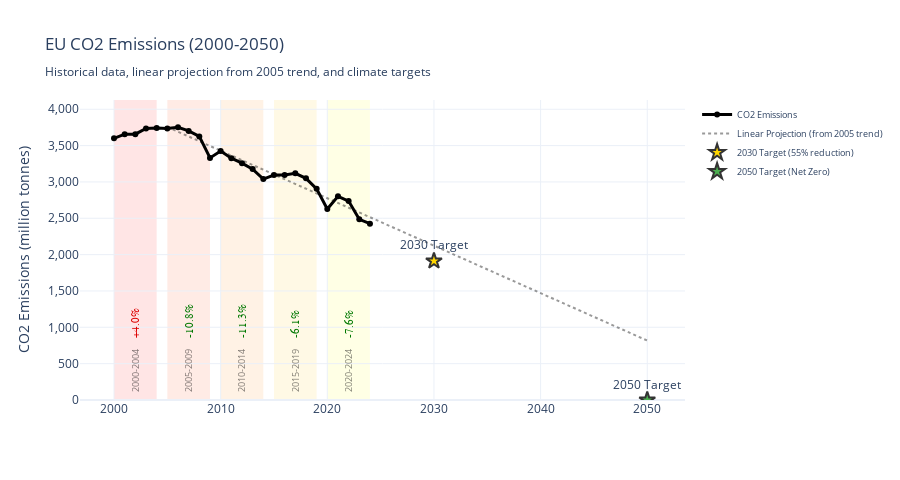

The notebook cell saved with this chart:
### Code cell
import plotly.express as px
import plotly.graph_objects as go
from sklearn.linear_model import LinearRegression

# Create time period groups
def assign_period(year):
    if 2000 <= year <= 2004:
        return "2000-2004"
    elif 2005 <= year <= 2009:
        return "2005-2009"
    elif 2010 <= year <= 2014:
        return "2010-2014"
    elif 2015 <= year <= 2019:
        return "2015-2019"
    elif 2020 <= year <= 2024:
        return "2020-2024"

data['period'] = data['year'].apply(assign_period)

# Calculate average CO2 emissions for each period and percentage changes
period_stats = data.groupby('period')['co2'].agg(['mean', 'min', 'max']).reset_index()
period_stats['start_year'] = period_stats['period'].str[:4].astype(int)
period_stats = period_stats.sort_values('start_year')

# Calculate percentage change from first year to last year in each period
period_changes = []
for period_name in period_stats['period']:
    period_data = data[data['period'] == period_name].sort_values('year')
    first_value = period_data.iloc[0]['co2']
    last_value = period_data.iloc[-1]['co2']
    pct_change = ((last_value - first_value) / first_value) * 100
    period_changes.append(pct_change)

period_stats['pct_change'] = period_changes

# Create linear projection based on data from 2005 onwards
data_2005_onwards = data[data['year'] >= 2005].copy()
X = data_2005_onwards[['year']].values
y = data_2005_onwards['co2'].values

model = LinearRegression()
model.fit(X, y)

# Create projection years from 2005 to 2050 (extended back to 2005)
projection_years = list(range(2005, 2051))
projection_X = np.array(projection_years).reshape(-1, 1)
projection_y = model.predict(projection_X)

# EU targets (approximate values - adjust as needed)
# 2030 target: 55% reduction from 1990 levels
# 2050 target: net zero (100% reduction)
# 1990 EU emissions were approximately 4,250 million tonnes
target_2030 = 4250 * 0.45  # 55% reduction from 1990
target_2050 = 0  # 100% reduction (net zero)

# Create line chart with period highlighting
fig = go.Figure()

# Add the main line
fig.add_trace(go.Scatter(
    x=data['year'],
    y=data['co2'],
    mode='lines+markers',
    name='CO2 Emissions',
    line=dict(color='#000000', width=3),
    marker=dict(size=6),
    hovertemplate='<b>Year:</b> %{x}<br><b>CO2:</b> %{y:,.2f} million tonnes<extra></extra>'
))

# Add projection line (dotted) - now starting from 2005
fig.add_trace(go.Scatter(
    x=projection_years,
    y=projection_y,
    mode='lines',
    name='Linear Projection (from 2005 trend)',
    line=dict(color='rgba(0, 0, 0, 0.4)', width=2, dash='dot'),
    hovertemplate='<b>Year:</b> %{x}<br><b>Projected CO2:</b> %{y:,.2f} million tonnes<extra></extra>'
))

# Add 2030 target point
fig.add_trace(go.Scatter(
    x=[2030],
    y=[target_2030],
    mode='markers+text',
    name='2030 Target (55% reduction)',
    marker=dict(size=12, color='#FFD700', symbol='star', line=dict(color='#333', width=2)),
    text=['2030 Target'],
    textposition='top center',
    hovertemplate='<b>2030 Target</b><br>55% reduction from 1990<br><b>CO2:</b> %{y:,.2f} million tonnes<extra></extra>'
))

# Add 2050 target point
fig.add_trace(go.Scatter(
    x=[2050],
    y=[target_2050],
    mode='markers+text',
    name='2050 Target (Net Zero)',
    marker=dict(size=12, color='#4CAF50', symbol='star', line=dict(color='#333', width=2)),
    text=['2050 Target'],
    textposition='top center',
    hovertemplate='<b>2050 Target</b><br>Net Zero (100% reduction)<br><b>CO2:</b> %{y:,.2f} million tonnes<extra></extra>'
))

# Add colored background for each period with centered vertical labels and percentage changes
# Colors transition from red to yellow with 0.1 opacity
periods = data.groupby('period')['year'].agg(['min', 'max'])
colors = [
    'rgba(255, 0, 0, 0.1)',      # Red
    'rgba(255, 64, 0, 0.1)',     # Red-Orange
    'rgba(255, 128, 0, 0.1)',    # Orange
    'rgba(255, 192, 0, 0.1)',    # Orange-Yellow
    'rgba(255, 255, 0, 0.1)'     # Yellow
]

for i, (period, row) in enumerate(periods.iterrows()):
    # Add the colored rectangle
    fig.add_vrect(
        x0=row['min'], x1=row['max'],
        fillcolor=colors[i % len(colors)],
        layer="below", line_width=0
    )
    
    # Get percentage change for this period
    pct_change = period_stats[period_stats['period'] == period]['pct_change'].values[0]
    
    # Add centered vertical text annotation for period name
    mid_x = (row['min'] + row['max']) / 2
    fig.add_annotation(
        x=mid_x,
        y=0.02,
        yref="paper",
        text=period,
        showarrow=False,
        textangle=-90,
        font=dict(size=9, color='rgba(0,0,0,0.5)'),
        xanchor='center',
        yanchor='bottom'
    )
    
    # Add percentage change annotation - positioned higher for better separation
    sign = '+' if pct_change >= 0 else ''
    color = 'rgba(220,0,0,1)' if pct_change > 0 else 'rgba(0,120,0,1)'
    fig.add_annotation(
        x=mid_x,
        y=0.20,
        yref="paper",
        text=f"{sign}{pct_change:.1f}%",
        showarrow=False,
        textangle=-90,
        font=dict(size=11, color=color, family='Arial Black'),
        xanchor='center',
        yanchor='bottom'
    )

fig.update_layout(
    title='EU CO2 Emissions (2000-2050)<br><sub>Historical data, linear projection from 2005 trend, and climate targets</sub>',
    xaxis_title='',
    yaxis_title='CO2 Emissions (million tonnes)',
    yaxis=dict(
        range=[0, data['co2'].max() * 1.1],
        separatethousands=True
    ),
    hovermode='x unified',
    template='plotly_white',
    height=480,
    showlegend=True,
    legend=dict(
        orientation="v",
        yanchor="top",
        y=1,
        xanchor="left",
        x=1.02,
        font=dict(size=9)
    )
)

fig.show()

# Print projection info
print(f"\nLinear model from 2005 trend:")
print(f"Slope: {model.coef_[0]:,.2f} million tonnes/year")
print(f"Projected 2030: {model.predict([[2030]])[0]:,.2f} million tonnes")
print(f"Projected 2050: {model.predict([[2050]])[0]:,.2f} million tonnes")
print(f"\nEU Targets:")
print(f"2030 Target (55% from 1990): {target_2030:,.2f} million tonnes")
print(f"2050 Target (Net Zero): {target_2050:,.2f} million tonnes")

print(f"\nPeriod Changes:")
for _, row in period_stats.iterrows():
    sign = '+' if row['pct_change'] >= 0 else ''
    print(f"{row['period']}: {sign}{row['pct_change']:.1f}%")

### Figure 1 — Plotly figure (JSON) as saved in the notebook; plotly's stock layout.template omitted (floating-point values rounded to 4 significant figures)
{"data": [{"hovertemplate": "<b>Year:</b> %{x}<br><b>CO2:</b> %{y:,.2f} million tonnes<extra></extra>", "line": {"color": "#000000", "width": 3}, "marker": {"size": 6}, "mode": "lines+markers", "name": "CO2 Emissions", "type": "scatter", "x": [2000, 2001, 2002, 2003, 2004, 2005, 2006, 2007, 2008, 2009, 2010, 2011, 2012, 2013, 2014, 2015, 2016, 2017, 2018, 2019, 2020, 2021, 2022, 2023, 2024], "y": [3600.0, 3657.0, 3657.0, 3736.0, 3743.0, 3735.0, 3752.0, 3702.0, 3626.0, 3331.0, 3424.0, 3327.0, 3259.0, 3177.0, 3039.0, 3095.0, 3095.0, 3118.0, 3049.0, 2905.0, 2627.0, 2801.0, 2737.0, 2485.0, 2426.0]}, {"hovertemplate": "<b>Year:</b> %{x}<br><b>Projected CO2:</b> %{y:,.2f} million tonnes<extra></extra>", "line": {"color": "rgba(0, 0, 0, 0.4)", "dash": "dot", "width": 2}, "mode": "lines", "name": "Linear Projection (from 2005 trend)", "type": "scatter", "x": [2005, 2006, 2007, 2008, 2009, 2010, 2011, 2012, 2013, 2014, 2015, 2016, 2017, 2018, 2019, 2020, 2021, 2022, 2023, 2024, 2025, 2026, 2027, 2028, 2029, 2030, 2031, 2032, 2033, 2034, 2035, 2036, 2037, 2038, 2039, 2040, 2041, 2042, 2043, 2044, 2045, 2046, 2047, 2048, 2049, 2050], "y": [3756.0, 3690.0, 3625.0, 3560.0, 3495.0, 3429.0, 3364.0, 3299.0, 3233.0, 3168.0, 3103.0, 3038.0, 2972.0, 2907.0, 2842.0, 2776.0, 2711.0, 2646.0, 2580.0, 2515.0, 2450.0, 2385.0, 2319.0, 2254.0, 2189.0, 2123.0, 2058.0, 1993.0, 1928.0, 1862.0, 1797.0, 1732.0, 1666.0, 1601.0, 1536.0, 1470.0, 1405.0, 1340.0, 1275.0, 1209.0, 1144.0, 1079.0, 1013.0, 948.1, 882.8, 817.5]}, {"hovertemplate": "<b>2030 Target</b><br>55% reduction from 1990<br><b>CO2:</b> %{y:,.2f} million tonnes<extra></extra>", "marker": {"color": "#FFD700", "line": {"color": "#333", "width": 2}, "size": 12, "symbol": "star"}, "mode": "markers+text", "name": "2030 Target (55% reduction)", "text": ["2030 Target"], "textposition": "top center", "type": "scatter", "x": [2030], "y": [1912.0]}, {"hovertemplate": "<b>2050 Target</b><br>Net Zero (100% reduction)<br><b>CO2:</b> %{y:,.2f} million tonnes<extra></extra>", "marker": {"color": "#4CAF50", "line": {"color": "#333", "width": 2}, "size": 12, "symbol": "star"}, "mode": "markers+text", "name": "2050 Target (Net Zero)", "text": ["2050 Target"], "textposition": "top center", "type": "scatter", "x": [2050], "y": [0]}], "layout": {"annotations": [{"font": {"color": "rgba(0,0,0,0.5)", "size": 9}, "showarrow": false, "text": "2000-2004", "textangle": -90, "x": 2002, "xanchor": "center", "y": 0.02, "yanchor": "bottom", "yref": "paper"}, {"font": {"color": "rgba(220,0,0,1)", "family": "Arial Black", "size": 11}, "showarrow": false, "text": "+4.0%", "textangle": -90, "x": 2002, "xanchor": "center", "y": 0.2, "yanchor": "bottom", "yref": "paper"}, {"font": {"color": "rgba(0,0,0,0.5)", "size": 9}, "showarrow": false, "text": "2005-2009", "textangle": -90, "x": 2007, "xanchor": "center", "y": 0.02, "yanchor": "bottom", "yref": "paper"}, {"font": {"color": "rgba(0,120,0,1)", "family": "Arial Black", "size": 11}, "showarrow": false, "text": "-10.8%", "textangle": -90, "x": 2007, "xanchor": "center", "y": 0.2, "yanchor": "bottom", "yref": "paper"}, {"font": {"color": "rgba(0,0,0,0.5)", "size": 9}, "showarrow": false, "text": "2010-2014", "textangle": -90, "x": 2012, "xanchor": "center", "y": 0.02, "yanchor": "bottom", "yref": "paper"}, {"font": {"color": "rgba(0,120,0,1)", "family": "Arial Black", "size": 11}, "showarrow": false, "text": "-11.3%", "textangle": -90, "x": 2012, "xanchor": "center", "y": 0.2, "yanchor": "bottom", "yref": "paper"}, {"font": {"color": "rgba(0,0,0,0.5)", "size": 9}, "showarrow": false, "text": "2015-2019", "textangle": -90, "x": 2017, "xanchor": "center", "y": 0.02, "yanchor": "bottom", "yref": "paper"}, {"font": {"color": "rgba(0,120,0,1)", "family": "Arial Black", "size": 11}, "showarrow": false, "text": "-6.1%", "textangle": -90, "x": 2017, "xanchor": "center", "y": 0.2, "yanchor": "bottom", "yref": "paper"}, {"font": {"color": "rgba(0,0,0,0.5)", "size": 9}, "showarrow": false, "text": "2020-2024", "textangle": -90, "x": 2022, "xanchor": "center", "y": 0.02, "yanchor": "bottom", "yref": "paper"}, {"font": {"color": "rgba(0,120,0,1)", "family": "Arial Black", "size": 11}, "showarrow": false, "text": "-7.6%", "textangle": -90, "x": 2022, "xanchor": "center", "y": 0.2, "yanchor": "bottom", "yref": "paper"}], "height": 480, "hovermode": "x unified", "legend": {"font": {"size": 9}, "orientation": "v", "x": 1.02, "xanchor": "left", "y": 1, "yanchor": "top"}, "shapes": [{"fillcolor": "rgba(255, 0, 0, 0.1)", "layer": "below", "line": {"width": 0}, "type": "rect", "x0": 2000, "x1": 2004, "xref": "x", "y0": 0, "y1": 1, "yref": "y domain"}, {"fillcolor": "rgba(255, 64, 0, 0.1)", "layer": "below", "line": {"width": 0}, "type": "rect", "x0": 2005, "x1": 2009, "xref": "x", "y0": 0, "y1": 1, "yref": "y domain"}, {"fillcolor": "rgba(255, 128, 0, 0.1)", "layer": "below", "line": {"width": 0}, "type": "rect", "x0": 2010, "x1": 2014, "xref": "x", "y0": 0, "y1": 1, "yref": "y domain"}, {"fillcolor": "rgba(255, 192, 0, 0.1)", "layer": "below", "line": {"width": 0}, "type": "rect", "x0": 2015, "x1": 2019, "xref": "x", "y0": 0, "y1": 1, "yref": "y domain"}, {"fillcolor": "rgba(255, 255, 0, 0.1)", "layer": "below", "line": {"width": 0}, "type": "rect", "x0": 2020, "x1": 2024, "xref": "x", "y0": 0, "y1": 1, "yref": "y domain"}], "showlegend": true, "title": {"text": "EU CO2 Emissions (2000-2050)<br><sub>Historical data, linear projection from 2005 trend, and climate targets</sub>"}, "xaxis": {"title": {"text": ""}}, "yaxis": {"range": [0, 4127.0], "separatethousands": true, "title": {"text": "CO2 Emissions (million tonnes)"}}}}
